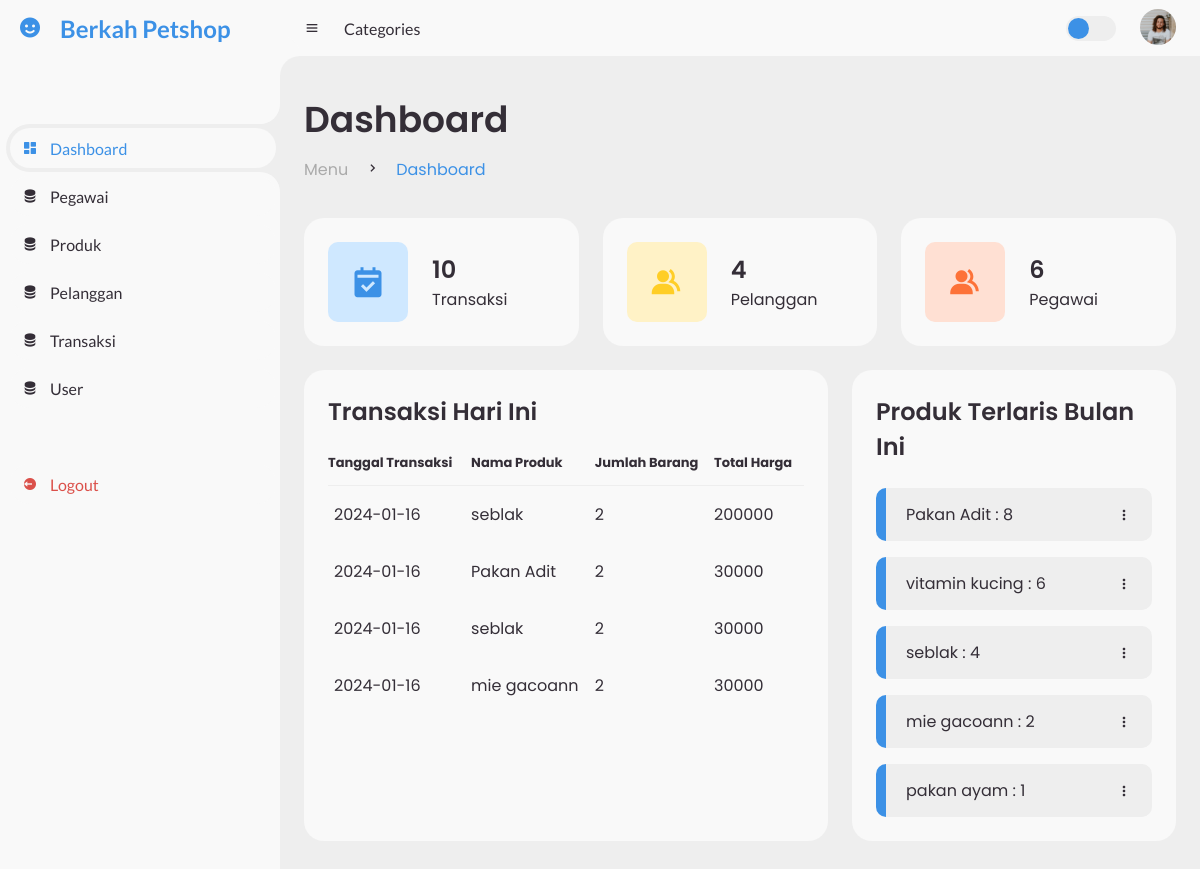
/index/index.php (signed in), run on the app's committed database.
### tables this page shows
CREATE TABLE `transaksi` (
  `id_transaksi` int(11) NOT NULL,
  `tgl_transaksi` date NOT NULL,
  `id_produk` int(11) NOT NULL,
  `jumlah_barang` int(100) NOT NULL,
  `total_harga` int(100) NOT NULL,
  `is_deleted` varchar(50) NOT NULL
);

CREATE TABLE `produk` (
  `id_produk` int(11) NOT NULL,
  `nama_produk` varchar(25) NOT NULL,
  `harga` int(11) NOT NULL,
  `stok` int(11) NOT NULL,
  `is_deleted` varchar(50) NOT NULL
);

### index/index.php (the view, shortened to what this page needs)
<!DOCTYPE html>
<html lang="en">
  <head>
    <link
      href="https://unpkg.com/boxicons@2.0.9/css/boxicons.min.css"
      rel="stylesheet"
    />
    <link rel="stylesheet" href="style_index.css" />
  </head>
  <body>
    <section id="sidebar">
      <a href="#" class="brand">
        <i class="bx bxs-smile"></i>
        <span class="text">Berkah Petshop</span>
      </a>
      <ul class="side-menu top">
        <li class="active">
          <a href="../index/index.php">
            <i class="bx bxs-dashboard"></i>
            <span class="text">Dashboard</span>
          </a>
        </li>
        <li>
          <a href="../pegawai/pegawai.php">
            <i class="bx bxs-data"></i>
            <span class="text">Pegawai</span>
          </a>
        </li>
        <li>
          <a href="../produk/produk.php">
            <i class="bx bxs-data"></i>
            <span class="text">Produk</span>
          </a>
        </li>
        <li>
          <a href="../pelanggan/pelanggan.php">
            <i class="bx bxs-data"></i>
            <span class="text">Pelanggan</span>
          </a>
        </li>
        <li>
          <a href="../transaksi/transaksi.php">
            <i class="bx bxs-data"></i>
            <span class="text">Transaksi</span>
          </a>
        </li>
        <li>
          <a href="../user/user.php">
            <i class="bx bxs-data"></i>
            <span class="text">User</span>
          </a>
        </li>
      </ul>
      <ul class="side-menu">
      <li>
            <a href="../logout/logout.php" class="logout">
                <i class='bx bxs-log-out-circle'></i>
                <span class="text">Logout</span>
            </a>
      </li>
      </ul>
    </section>
    <section id="content">
      <nav>
        <i class="bx bx-menu"></i>
        <a href="#" class="nav-link">Categories</a>
        <label for="switch-mode" class="switch-mode"></label>
        <a href="#" class="profile">
          <img src="img/people.png" />
        </a>
      </nav>
      <main>
        <div class="head-title">
          <div class="left">
            <h1>Dashboard</h1>
            <ul class="breadcrumb">
              <li>
                <a href="#">Menu</a>
              </li>
              <li><i class="bx bx-chevron-right"></i></li>
              <li>
                <a class="active" href="#">Dashboard</a>
              </li>
            </ul>
          </div>
        </div>
        <?php
        require '../config/conn.php';
        $result = mysqli_query($conn, "SELECT COUNT(*) AS jumlah FROM transaksi WHERE is_deleted != 'Y'");
        $row = mysqli_fetch_assoc($result);
        $jumlahTransaksi = $row['jumlah'];
        $result = mysqli_query($conn, "SELECT COUNT(*) AS jumlah FROM pelanggan WHERE is_deleted != 'Y'");
        $row = mysqli_fetch_assoc($result);
        $jumlahPelanggan = $row['jumlah'];
        $result = mysqli_query($conn, "SELECT COUNT(*) AS jumlah FROM pegawai WHERE is_deleted != 'Y'");
        $row = mysqli_fetch_assoc($result);
        $jumlahPegawai = $row['jumlah'];
        ?>
        <ul class="box-info">
            <li>
                <i class="bx bxs-calendar-check"></i>
                <span class="text">
                    <h3><?php echo $jumlahTransaksi; ?></h3>
                    <p>Transaksi</p>
                </span>
            </li>
            <li>
                <i class="bx bxs-group"></i>
                <span class="text">
                    <h3><?php echo $jumlahPelanggan; ?></h3>
                    <p>Pelanggan</p>
                </span>
            </li>
            <li>
                <i class="bx bxs-group"></i>
                <span class="text">
                    <h3><?php echo $jumlahPegawai; ?></h3>
                    <p>Pegawai</p>
                </span>
            </li>
        </ul>
        <div class="table-data">
          <div class="order">
          <div class="head">
              <h3>Transaksi Hari Ini</h3>
          </div>
          <table>
              <thead>
                  <tr>
                      <th>Tanggal Transaksi</th>
                      <th>Nama Produk</th>
                      <th>Jumlah Barang</th>
                      <th>Total Harga</th>
                  </tr>
              </thead>
              <tbody>
                  <?php
                  require '../config/conn.php';
                  $result = mysqli_query($conn, "SELECT transaksi.tgl_transaksi, produk.nama_produk, transaksi.jumlah_barang, transaksi.total_harga FROM transaksi INNER JOIN produk ON transaksi.id_produk = produk.id_produk WHERE DATE(transaksi.tgl_transaksi) = CURDATE()");
                  while($row = mysqli_fetch_assoc($result)) {
                      echo "<tr>";
                      echo "<td>" . $row['tgl_transaksi'] . "</td>";
                      echo "<td>" . $row['nama_produk'] . "</td>";
                      echo "<td>" . $row['jumlah_barang'] . "</td>";
                      echo "<td>" . $row['total_harga'] . "</td>";
                      echo "</tr>";
                  }
                  ?>
              </tbody>
          </table>
      </div>
          <?php
          require '../config/conn.php';
          $result = mysqli_query($conn, "SELECT id_produk, SUM(jumlah_barang) AS jumlah FROM transaksi WHERE MONTH(tgl_transaksi) = MONTH(CURRENT_DATE()) AND YEAR(tgl_transaksi) = YEAR(CURRENT_DATE()) GROUP BY id_produk ORDER BY jumlah DESC");
          echo '<div class="todo">';
          echo '<div class="head">';
          echo '<h3>Produk Terlaris Bulan Ini</h3>';
          echo '</div>';
          echo '<ul class="todo-list">';
          while($row = mysqli_fetch_assoc($result)) {
              $resultProduk = mysqli_query($conn, "SELECT nama_produk FROM produk WHERE id_produk = " . $row['id_produk']);
              $rowProduk = mysqli_fetch_assoc($resultProduk);
              $namaProduk = $rowProduk['nama_produk'];
              echo '<li class="completed">';
              echo '<p>' . $namaProduk . ' : ' . $row['jumlah'] . '</p>';
              echo '<i class="bx bx-dots-vertical-rounded"></i>';
              echo '</li>';
          }
          echo '</ul>';
          echo '</div>';
          ?>
      </main>
    </section>
  </body>
</html>

### data on the page
transaksi: tgl_transaksi "2024-01-16", id_produk.nama_produk "seblak", jumlah_barang "2", total_harga "200000"
transaksi: tgl_transaksi "2024-01-16", id_produk.nama_produk "Pakan Adit", jumlah_barang "2", total_harga "30000"
transaksi: tgl_transaksi "2024-01-16", id_produk.nama_produk "seblak", jumlah_barang "2", total_harga "30000"
transaksi: tgl_transaksi "2024-01-16", id_produk.nama_produk "mie gacoann", jumlah_barang "2", total_harga "30000"
produk: nama_produk "Pakan Adit"
produk: nama_produk "vitamin kucing"
produk: nama_produk "seblak"
produk: nama_produk "mie gacoann"
produk: nama_produk "pakan ayam"

### other printed values
$jumlahTransaksi "10"
$jumlahPelanggan "4"
$jumlahPegawai "6"
$row['jumlah'] "8"
$row['jumlah'] "6"
$row['jumlah'] "4"
$row['jumlah'] "2"
$row['jumlah'] "1"
